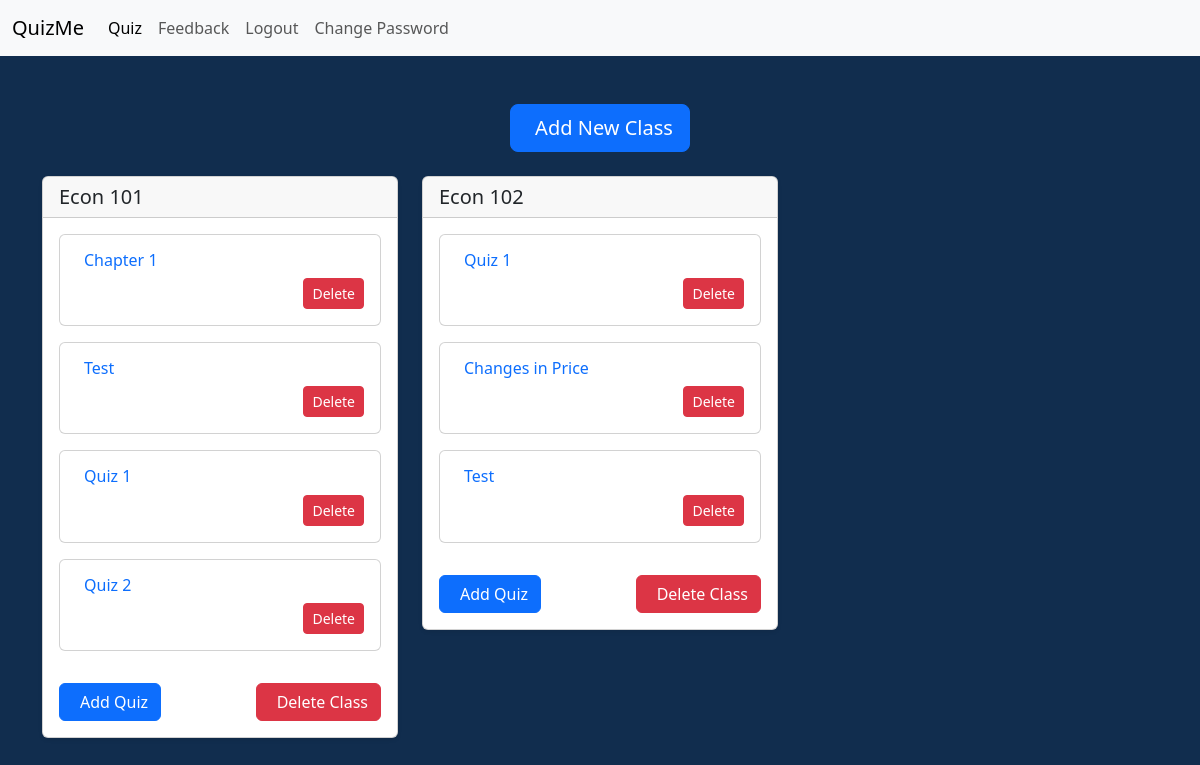
The app's page /quiz-selector (signed in), older data.
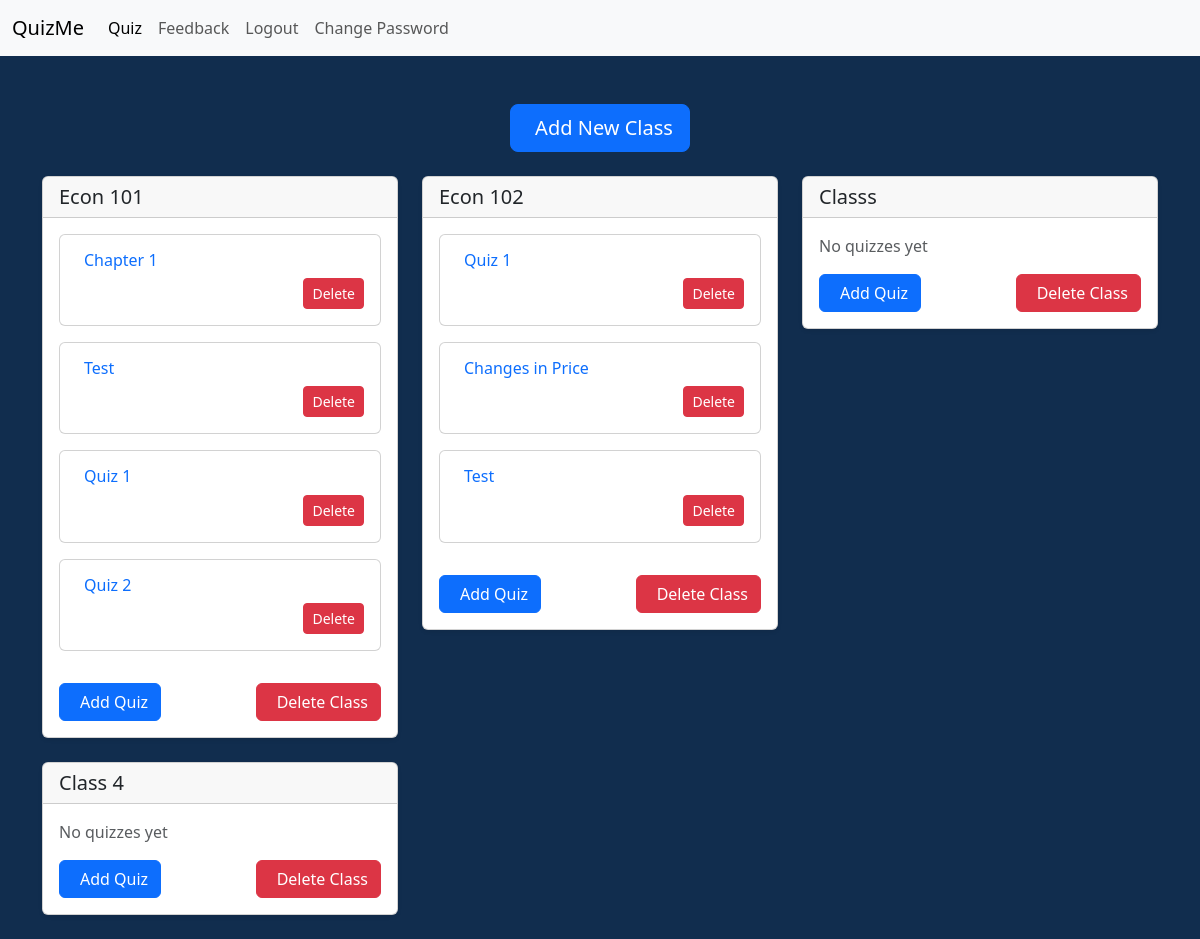
The same page, newer data.
### main.py (models this page shows)
class ClassList(db.Model):
    __tablename__ = "class_list"
    id: Mapped[int] = mapped_column(Integer, primary_key=True)
    user_id: Mapped[int] = mapped_column(Integer, db.ForeignKey("users.id"))
    class_name: Mapped[str] = mapped_column(String(250), unique=False, nullable=False)

class Quiz(db.Model):
    __tablename__ = "quizzes"
    id: Mapped[int] = mapped_column(Integer, primary_key=True)
    user_id: Mapped[int] = mapped_column(Integer, db.ForeignKey("users.id"))
    quiz_json: Mapped[str] = mapped_column(JSON())
    title: Mapped[str] = mapped_column(String())
    class_name: Mapped[str] = mapped_column(String(250), unique=False, nullable=False)
    total_questions: Mapped[int] = mapped_column(Integer)
    best_score: Mapped[int] = mapped_column(Integer)

### main.py (the view)
@app.route('/quiz-selector', methods=["GET", "POST"])
def quiz_selector():
    form = NoteInput()
    class_list = ClassList.query.filter_by(user_id=current_user.id).all()
    quizzes = Quiz.query.filter_by(user_id=current_user.id).all()
    return render_template("quiz_selector.html", form=form, class_list=class_list, quizzes=quizzes)

### main.py (called while the page is built)
@login_manager.user_loader
def load_user(user_id):
    return db.get_or_404(User, user_id)

### templates/quiz_selector.html (shortened to what this page needs)
{% include "header.html" %}
{% block content %}
<div class="container mt-5">
    <div class="text-center mb-4">
        <button type="button" class="btn btn-primary btn-lg" data-bs-toggle="modal" data-bs-target="#addClassModal">
            Add New Class
        </button>
    </div>
    {% if class_list %}
        <div class="row">
            {% for class in class_list %}
            <div class="col-md-4 mb-4">
                <div class="card shadow-sm">
                    <div class="card-header">
                        <h5 class="card-title mb-0">{{ class.class_name }}</h5>
                    </div>
                    <div class="card-body">
                        {% set class_quizzes = quizzes|selectattr('class_name', 'equalto', class.class_name)|list %}
                        {% if class_quizzes %}
                            <div class="row">
                                {% for quiz in class_quizzes %}
                                <div class="col-12 mb-3">
                                    <div class="card">
                                        <div class="card-body">
                                            <h6 class="card-title">
                                                <a href="{{ url_for('quiz', quiz_id=quiz.id) }}" class="text-decoration-none">
                                                    {{ quiz.title }}
                                                </a>
                                            </h6>
                                            <div class="d-flex justify-content-end">
                                                <form action="{{ url_for('delete_quiz', quiz_id=quiz.id) }}" method="POST" onsubmit="return confirm('Are you sure you want to delete this quiz?');">
                                                    <button type="submit" class="btn btn-danger btn-sm">
                                                         Delete
                                                    </button>
                                                </form>
                                            </div>
                                        </div>
                                    </div>
                                </div>
                                {% endfor %}
                            </div>
                        {% else %}
                            <p class="text-muted">No quizzes yet</p>
                        {% endif %}
                        <div class="d-flex justify-content-between mt-3">
                            <button type="button" class="btn btn-primary" data-bs-toggle="modal" data-bs-target="#createQuizModal" data-class-name="{{ class.class_name }}">
                                Add Quiz
                            </button>
                            <form action="{{ url_for('delete_class', class_name=class.class_name) }}" method="POST" onsubmit="return confirm('Are you sure you want to delete this class?');">
                                <button type="submit" class="btn btn-danger">
                                    Delete Class
                                </button>
                            </form>
                        </div>
                    </div>
                </div>
            </div>
            {% endfor %}
        </div>
    {% else %}
        <div class="text-center mt-4">
            <h3 class="mb-4">No Classes Added Yet</h3>
            <p>Click the button above to add your first class!</p>
        </div>
    {% endif %}
</div>
{% endblock %}

### templates/header.html (shortened to what this page needs)
<!doctype html>
<html lang="en" data-bs-theme="auto">
  <head><script src="../assets/js/color-modes.js"></script>
    <link rel="stylesheet" href="https://cdn.jsdelivr.net/npm/@docsearch/css@3">
    <link href="static/css/bootstrap.min.css" rel="stylesheet">
    <link href="https://cdn.jsdelivr.net/npm/bootstrap@5.3.3/dist/css/bootstrap.min.css" rel="stylesheet">
    <link rel="stylesheet" href="static/css/style.css"/>
<nav class="navbar navbar-expand-lg bg-body-tertiary">
  <div class="container-fluid">
    <a class="navbar-brand">QuizMe</a>
    <div class="collapse navbar-collapse" id="navbarNav">
      <ul class="navbar-nav">
        <li class="nav-item">
          <a class="nav-link active" aria-current="page" href="{{url_for('quiz_selector') }}">Quiz</a>
        </li>
        <li class="nav-item">
          <a class="nav-link" href="{{url_for('feedback') }}">Feedback</a>
        </li>
        {% if current_user.is_authenticated: %}
        <li class="nav-item">
          <a class="nav-link" href="{{url_for('logout') }}">Logout</a>
        </li>
        <li class="nav-item">
          <a class="nav-link" href="{{url_for('change_password') }}">Change Password</a>
        </li>
        {%endif%}
      </ul>
    </div>
  </div>
</nav>

### static/css/style.css (style rules this page uses)
:root { --primary-color: #F9F7F7; --secondary-color: #DBE2EF; --tertiary-color: #3F72AF; --quaternary-color: #112D4E; }

Row changes from the older to the newer data that the page shows:
added ClassList: class_name "Classs", shows "No quizzes yet"
added ClassList: class_name "Class 4", shows "No quizzes yet"
